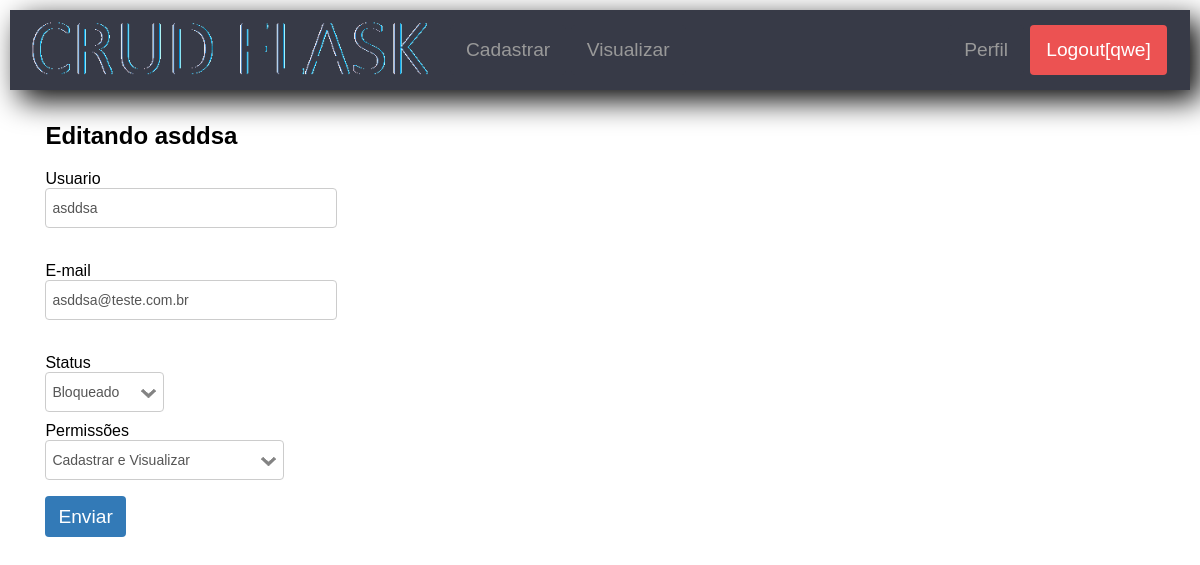
Before: /edit_user/asddsa (signed in) with the older database file.
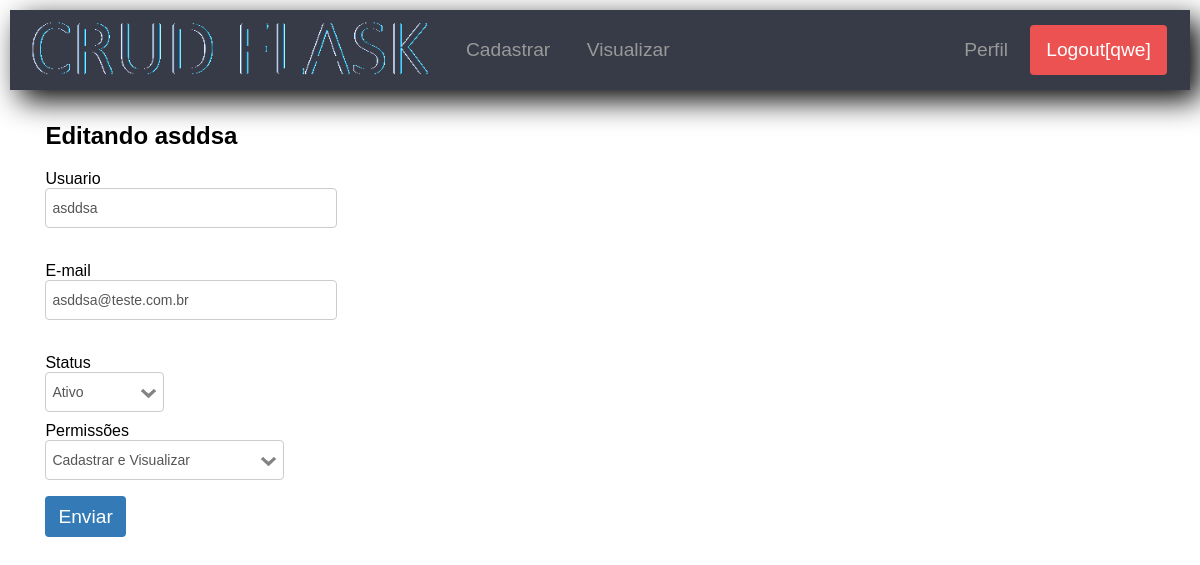
After: the same page with the newer database file.
### app/models.py (models this page shows, shortened)
class User(UserMixin, db.Model):
    id = db.Column(db.Integer, primary_key=True)
    username = db.Column(db.String(64), index=True, unique=True)
    email = db.Column(db.String(120), index=True, unique=True)
    password_hash = db.Column(db.String(128))
    last_seen = db.Column(db.DateTime, default=datetime.utcnow)
    permissions = db.Column(db.String(3))
    status = db.Column(db.String(10))
    cosia = db.relationship('Coisa', backref='QualquerCoisa', lazy='dynamic')

### app/routes.py (the view)
@app.route("/edit_user/<user>", methods=['GET', 'POST'])
@login_required
def edit_user(user):
    u = User.query.filter_by(username=user).first()
    adm = User.query.filter_by(username=current_user.username)
    form = EditUserForm(u.username, u.email)
    if form.validate_on_submit() and adm[0].permissions == 'admin':
        u.username = unidecode.unidecode(form.username.data)
        u.email = form.email.data
        if form.permis.data != 'selecione':
            u.permissions = form.permis.data
        if form.status.data != 'selecione':
            u.status = form.status.data
        db.session.commit()
        flash('Alterações realizadas com sucesso.')
        return redirect(url_for('admin'))
    elif request.method == 'GET':
        form.username.data = u.username
        form.email.data = u.email
        form.status.data = u.status
        form.permis.data = u.permissions
    return render_template('edit_users.html', user=u, form=form)

### app/models.py (called while the page is built)
@login.user_loader
def load_user(id):
    return User.query.get(int(id))

### app/routes.py (called while the page is built)
@app.before_request
def before_request():
    if current_user.is_authenticated:
        current_user.last_seen = datetime.utcnow()
        db.session.commit()
    g.locale = str(get_locale())

### app/templates/edit_users.html (shortened to what this page needs)
{% extends "index.html" %}
{% block content %}
<div>
    <h2>Editando {{user.username}}</h2>
    <form action="" method="post" novalidate>
        <p>
            {{form.username.label}}<br />
            {{form.username()}}<br />
        </p>
        <p>
            {{ form.email.label }}<br />
            {{ form.email() }}<br />
        </p>
        <p>
            {{form.status.label}}
            {{form.status(style='width: 105px;')}}
            {{form.permis.label}}
            {{form.permis(style='width: 225px;')}}
        </p>
        {{form.submit()}}
    </form>
</div>
{% endblock %}

Changed rows visible on the page:
changed User "asddsa": status "Bloqueado" → "Ativo"
